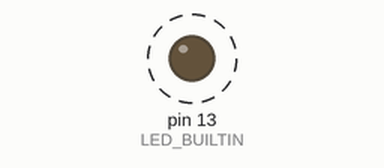
Recording of a sketch running on a simulated Arduino Uno, built with avr-gcc and run on an emulated ATmega328P. Shown: output pins drawn as LEDs (lit = HIGH). Dashed ring = blinking.

Above: at 0.5 s.
Timing chart, 0 to 3.0 s (numbered marks = the images above):
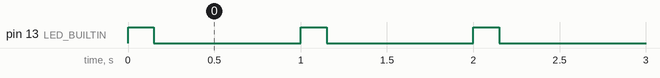

The sketch:

built_in_d13_blink_uno1.ino
```cpp
void setup()
{
  pinMode(LED_BUILTIN, OUTPUT);
}

void loop()
{
    digitalWrite(LED_BUILTIN, HIGH);
    delay(150); // Wait for 90 milliseconds
    digitalWrite(LED_BUILTIN, LOW);
    delay(850); // Wait for 910 milliseconds
}
```

Measured:
- by itself, pin 13 (LED_BUILTIN): alternates HIGH for 0.15 s and LOW for 0.85 s
